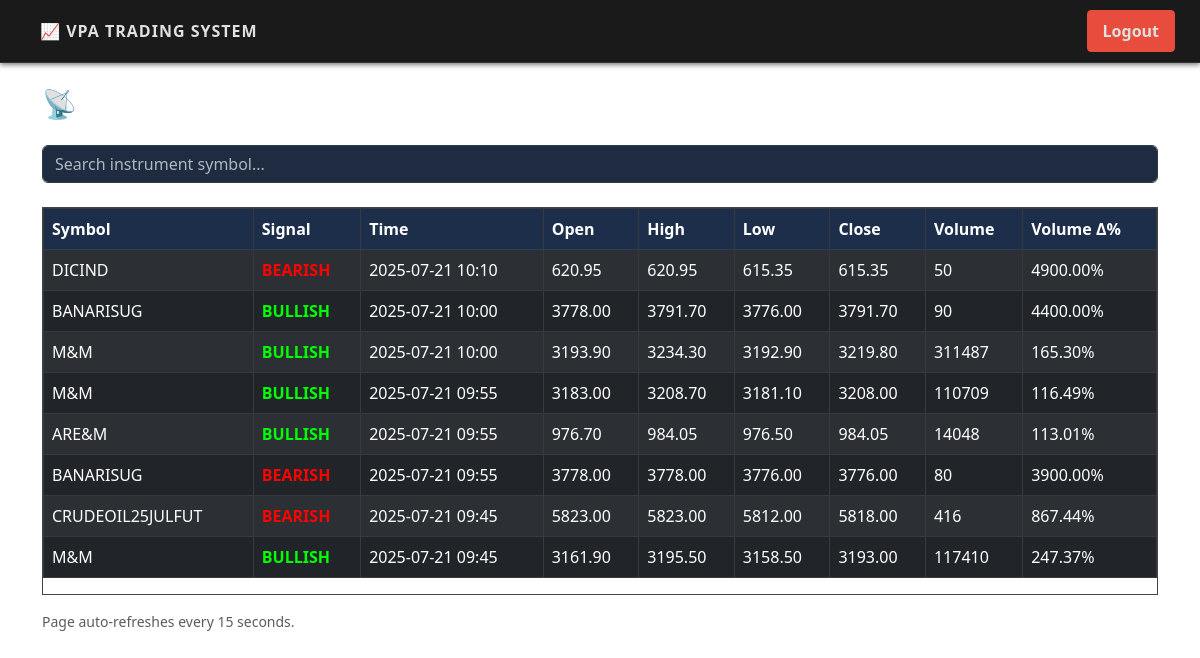
The app's page /signals_nse_stock (signed in) with its own data.
### tables this page shows
CREATE TABLE signals_nse_stocks (
    id INTEGER PRIMARY KEY AUTOINCREMENT,
    symbol TEXT,
    signal_type TEXT,
    signal_time TEXT,
    open REAL, high REAL, low REAL, close REAL,
    volume REAL, volume_delta REAL
);

### app_vpa.py (the view)
@app.route("/signals_nse_stock")
@login_required("NSE_STOCK")
def view_signals_nse_stock():
    conn = sqlite3.connect('signals.db')
    conn.row_factory = sqlite3.Row
    cursor = conn.cursor()
    today = datetime.now().strftime("%Y-%m-%d")
    cursor.execute("""
        SELECT * FROM signals_nse_stocks
        WHERE DATE(signal_time) = ?
        ORDER BY signal_time DESC
    """, (today,))
    rows = cursor.fetchall()
    conn.close()
    return render_template("signals_nse_stock.html", signals=rows)

### admin_routes.py (called while the page is built)
@admin_bp.before_app_request
def restrict_admin_pages():
    if request.path.startswith('/admin') and not session.get('user_type') == 'ADMIN':
        return redirect(url_for('login'))

### app_vpa.py (called while the page is built)
def login_required(role=None):
    def wrapper(func):
        @wraps(func)
        def secure_view(*args, **kwargs):
            if 'username' not in session:
                flash("🔒 Please login to access this page", "warning")
                return redirect(url_for('login'))
            if role:
                roles = session.get('roles', {})
                if roles.get(role) != 'Y':
                    flash(f"🚫 Access denied: Missing permission '{role}'", "danger")
                    return redirect(url_for('index'))
            return func(*args, **kwargs)
        return secure_view
    return wrapper

@app.before_request
def extend_session():
    session.permanent = True

### templates/signals_nse_stock.html (shortened to what this page needs)
<!DOCTYPE html>
<html lang="en">
<head>
    <link href="https://cdn.jsdelivr.net/npm/bootstrap@5.3.0/dist/css/bootstrap.min.css" rel="stylesheet">
    <link href="{{ url_for('static', filename='css/stock-theme.css') }}" rel="stylesheet">
</head>
<body>
    <nav class="navbar navbar-expand-lg  px-10">
        <a class="navbar-brand fw-bold" href="/dashboard">📈 VPA Trading System</a>
        <div class="ms-auto">
            <a href="/logout" class="btn btn-danger">Logout</a>
        </div>
    </nav>
    <div class="container py-4">
        <div class="d-flex justify-content-between align-items-center mb-3 text-white">
            <h3>📡 Live Stock Signals Dashboard</h3>
        </div>
        <input type="text" id="searchInput" class="form-control mb-3" placeholder="Search instrument symbol...">
        <div class="table-container mt-4">
        <table class="table table-dark table-striped table-bordered fixed-header" id="signalsTable">
            <thead>
                <tr>
                    <th>Symbol</th>
                    <th>Signal</th>
                    <th>Time</th>
                    <th>Open</th>
                    <th>High</th>
                    <th>Low</th>
                    <th>Close</th>
                    <th>Volume</th>
                    <th>Volume Δ%</th>
                </tr>
            </thead>
            <tbody>
                {% if signals %}
                {% for row in signals %}
                <tr>
                    <td>{{ row.symbol }}</td>
                    <td>
                        <strong style="color: {{ 'lime' if row.signal_type == 'BULLISH' else 'red' }}">
                            {{ row.signal_type }}
                        </strong>
                    </td>
                    <td>{{ row.signal_time[:16] }}</td>
                    <td>{{ "%.2f"|format(row.open) }}</td>
                    <td>{{ "%.2f"|format(row.high) }}</td>
                    <td>{{ "%.2f"|format(row.low) }}</td>
                    <td>{{ "%.2f"|format(row.close) }}</td>
                    <td>{{ "%.0f"|format(row.volume) }}</td>
                    <td>{{ "%.2f"|format(row.volume_delta) }}%</td>
                </tr>
                {% endfor %}
                {% else %}
                <tr>
                    <td colspan="9" class="text-center">No signals available for today.</td>
                </tr>
                {% endif %}
            </tbody>
        </table>
        </div>
        <p class="text-muted small mt-3">Page auto-refreshes every 15 seconds.</p>
    </div>
</body>
</html>

### static/css/stock-theme.css (style rules this page uses)
body, html { overflow: hidden; }
body { height: 100vh; width: 100vw; }
.navbar { background-color: #1a1a1a; border-bottom: 1px solid #333; padding: 10px 20px; display: flex; justify-content: space-between; align-items: center; font-family: 'Segoe UI', 'Roboto', sans-serif; box-shadow: 0 2px 5px rgba(0, 0, 0, 0.5); }
.navbar a { color: #e0e0e0; text-decoration: none; padding: 8px 15px; margin: 0 5px; font-size: 1rem; transition: all 0.3s ease; }
.navbar-brand { color: #00e676; font-size: 5rem; font-weight: bold; text-transform: uppercase; letter-spacing: 1px; }
.table-container { max-height: 700px; overflow-y: auto; border: 1px solid #444; }
.fixed-header thead th { position: sticky; top: 0; background-color: #1e1e1e; z-index: 2; color: #fff; border-bottom: 2px solid #666; }
.fixed-header thead th { box-shadow: 0 2px 4px rgba(0,0,0,0.5); }
.table { background-color: #1b2738; color: #e0e0e0; border-collapse: collapse; }
.table thead th { background-color: #1c2e4a; color: #ffffff; border-bottom: 1px solid #2c3e50; }
.table td, .table th { padding: 8px; }
.btn { border-radius: 4px; font-weight: 600; }
.btn-danger { background-color: #e74c3c; border-color: #e74c3c; }
input, select, textarea { background-color: #1e2b40 !important; border: 1px solid #2c3e50 !important; color: #ffffff !important; }
input::placeholder { color: #b0b8c1 !important; }

### records on screen
signals_nse_stocks: symbol "DICIND", signal_type "BEARISH", signal_time "2025-07-21 10:10", open "620.95", high "620.95", low "615.35", close "615.35", volume "50", volume_delta "4900.00"
signals_nse_stocks: symbol "BANARISUG", signal_type "BULLISH", signal_time "2025-07-21 10:00", open "3778.00", high "3791.70", low "3776.00", close "3791.70", volume "90", volume_delta "4400.00"
signals_nse_stocks: symbol "M&M", signal_type "BULLISH", signal_time "2025-07-21 10:00", open "3193.90", high "3234.30", low "3192.90", close "3219.80", volume "311487", volume_delta "165.30"
signals_nse_stocks: symbol "M&M", signal_type "BULLISH", signal_time "2025-07-21 09:55", open "3183.00", high "3208.70", low "3181.10", close "3208.00", volume "110709", volume_delta "116.49"
signals_nse_stocks: symbol "ARE&M", signal_type "BULLISH", signal_time "2025-07-21 09:55", open "976.70", high "984.05", low "976.50", close "984.05", volume "14048", volume_delta "113.01"
signals_nse_stocks: symbol "BANARISUG", signal_type "BEARISH", signal_time "2025-07-21 09:55", open "3778.00", high "3778.00", low "3776.00", close "3776.00", volume "80", volume_delta "3900.00"
signals_nse_stocks: symbol "CRUDEOIL25JULFUT", signal_type "BEARISH", signal_time "2025-07-21 09:45", open "5823.00", high "5823.00", low "5812.00", close "5818.00", volume "416", volume_delta "867.44"
signals_nse_stocks: symbol "M&M", signal_type "BULLISH", signal_time "2025-07-21 09:45", open "3161.90", high "3195.50", low "3158.50", close "3193.00", volume "117410", volume_delta "247.37"
